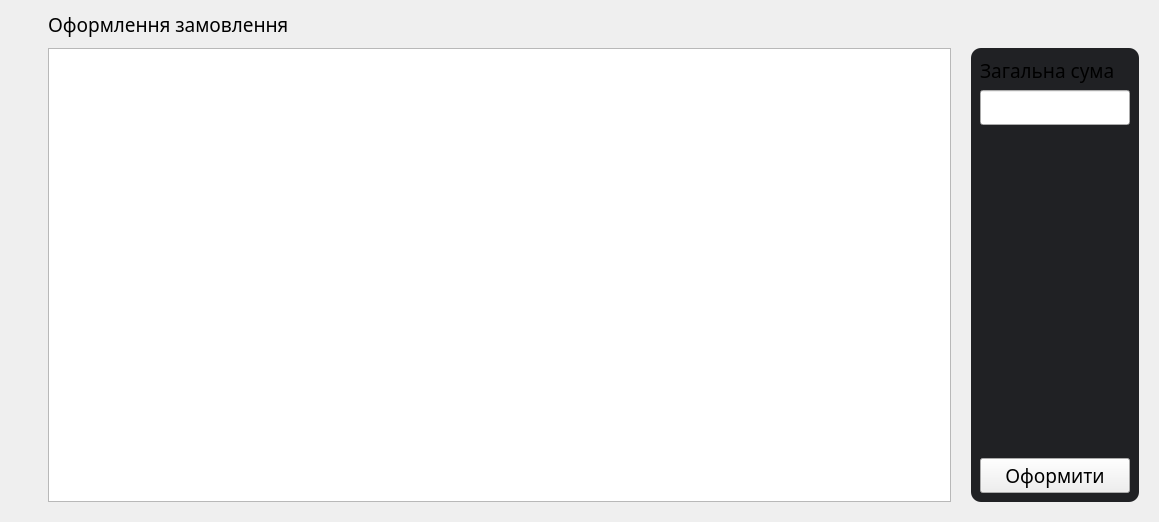
<?xml version="1.0" encoding="UTF-8"?>
<ui version="4.0">
 <class>Ordering</class>
 <widget class="QDialog" name="Ordering">
  <property name="geometry">
   <rect>
    <x>0</x>
    <y>0</y>
    <width>1159</width>
    <height>522</height>
   </rect>
  </property>
  <property name="font">
   <font>
    <family>Franklin Gothic Medium</family>
    <pointsize>14</pointsize>
   </font>
  </property>
  <property name="windowTitle">
   <string>Оформлення замовлення</string>
  </property>
  <property name="styleSheet">
   <string notr="true">QWidget#widgetInfo {
	border-radius: 10px;
	background-color: #202124;
}

QPushButton#buttonBack {
	background-color: transparent;
	border-radius: 0px;
}

QPushButton#buttonBack::hover{
	background-color: rgba(255,255,255,30);
}
</string>
  </property>
  <layout class="QGridLayout" name="gridLayout">
   <property name="leftMargin">
    <number>0</number>
   </property>
   <property name="topMargin">
    <number>0</number>
   </property>
   <property name="rightMargin">
    <number>20</number>
   </property>
   <property name="bottomMargin">
    <number>20</number>
   </property>
   <property name="spacing">
    <number>0</number>
   </property>
   <item row="0" column="0">
    <widget class="QPushButton" name="buttonBack">
     <property name="sizePolicy">
      <sizepolicy hsizetype="Fixed" vsizetype="Expanding">
       <horstretch>0</horstretch>
       <verstretch>0</verstretch>
      </sizepolicy>
     </property>
     <property name="minimumSize">
      <size>
       <width>48</width>
       <height>48</height>
      </size>
     </property>
     <property name="maximumSize">
      <size>
       <width>48</width>
       <height>48</height>
      </size>
     </property>
     <property name="text">
      <string/>
     </property>
     <property name="icon">
      <iconset resource="../../resources/images.qrc">
       <normaloff>:/WhiteIcon/images/left-arrow.png</normaloff>:/WhiteIcon/images/left-arrow.png</iconset>
     </property>
     <property name="iconSize">
      <size>
       <width>32</width>
       <height>32</height>
      </size>
     </property>
    </widget>
   </item>
   <item row="1" column="3">
    <layout class="QHBoxLayout" name="horizontalLayout">
     <property name="spacing">
      <number>20</number>
     </property>
     <item>
      <widget class="QTableView" name="tableViewOrder"/>
     </item>
     <item>
      <widget class="QWidget" name="widgetInfo" native="true">
       <layout class="QVBoxLayout" name="verticalLayout">
        <item>
         <layout class="QVBoxLayout" name="verticalLayout_14">
          <item>
           <widget class="QLabel" name="label_3">
            <property name="sizePolicy">
             <sizepolicy hsizetype="Fixed" vsizetype="Fixed">
              <horstretch>0</horstretch>
              <verstretch>0</verstretch>
             </sizepolicy>
            </property>
            <property name="text">
             <string>Загальна сума</string>
            </property>
           </widget>
          </item>
          <item>
           <widget class="QLineEdit" name="sumPrice">
            <property name="sizePolicy">
             <sizepolicy hsizetype="Maximum" vsizetype="Fixed">
              <horstretch>0</horstretch>
              <verstretch>0</verstretch>
             </sizepolicy>
            </property>
            <property name="maximumSize">
             <size>
              <width>150</width>
              <height>16777215</height>
             </size>
            </property>
            <property name="readOnly">
             <bool>true</bool>
            </property>
           </widget>
          </item>
         </layout>
        </item>
        <item>
         <spacer name="verticalSpacer">
          <property name="orientation">
           <enum>Qt::Vertical</enum>
          </property>
          <property name="sizeHint" stdset="0">
           <size>
            <width>20</width>
            <height>40</height>
           </size>
          </property>
         </spacer>
        </item>
        <item>
         <widget class="QPushButton" name="buttonOrderConfirm">
          <property name="text">
           <string>Оформити</string>
          </property>
         </widget>
        </item>
       </layout>
      </widget>
     </item>
    </layout>
   </item>
   <item row="0" column="3">
    <widget class="QLabel" name="label">
     <property name="text">
      <string>Оформлення замовлення</string>
     </property>
    </widget>
   </item>
  </layout>
 </widget>
 <resources>
  <include location="../../resources/images.qrc"/>
 </resources>
 <connections/>
</ui>
